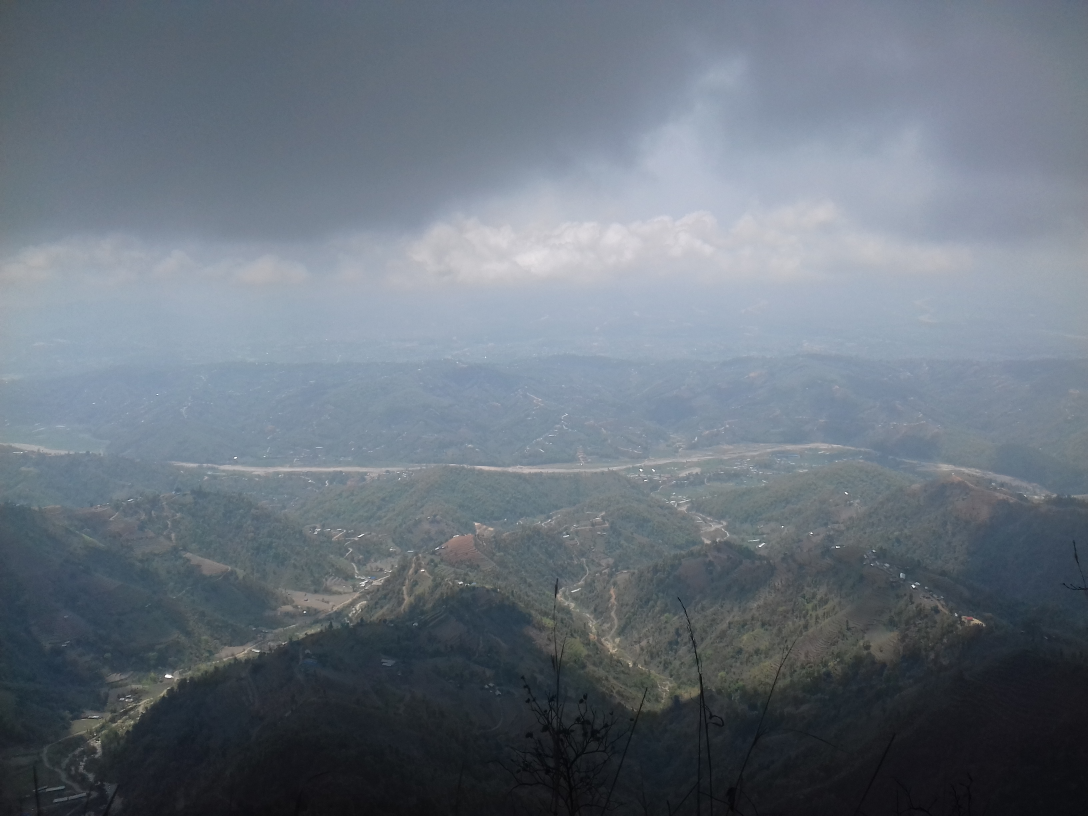
#> input picture Imagens/Cena.jpg, 3264 x 2448 px, found by its file name (shown at 1/3 size)
$ python 'Mudança de Background - Usando Média das Imagens - Versão 1.2.0.py'
#> lines starting #> are read from the running program, lines starting #| are printed output that depends on the picture
#
########################################################################
# Importação das Bibliotecas Necessárias
########################################################################
#
import cv2 as cv

#
########################################################################
# Funções de Apoio
########################################################################
#
def running_average(bg_img, image, aweight):
    if bg_img is None:
        bg_img = image.copy().astype("float")
    else:
        cv.accumulateWeighted(image, bg_img, aweight)
    return bg_img

#
########################################################################
# Definições Gerais
########################################################################
#
ClearCmd = "clear"  # Em Ambiente Windows deve ser usado cls
DirBase = "LocalCV/"
NomeJanela = "Video Base"
NomeImagem = "Cena.jpg"
CaminhoBase = "/home/asoares/" + DirBase
NomeJanela = "Leitura de Vídeo"
NomeVideo = "PessoaSentada.mp4"
CaminhoVideo= CaminhoBase + "Videos/"
CaminhoImagem = CaminhoBase + "Imagens/"

# read camera feed
Video = cv.VideoCapture(0)
notify_num = 200 # up to how many frames to take background average.
frame_count=0 # a variable to count current frame

aweight = 0.5 # variable used to take average
bg = None # background image
take_bg=True #

fsize = (520, 720)
scene = cv.imread ( CaminhoImagem + NomeImagem, cv.IMREAD_COLOR)
#> scene is the input picture: shape (2448, 3264, 3); mean B, G, R 125.3, 114.8, 105.2
scene = cv.resize(scene, (fsize[1], fsize[0])) # resize scene to the size of frame
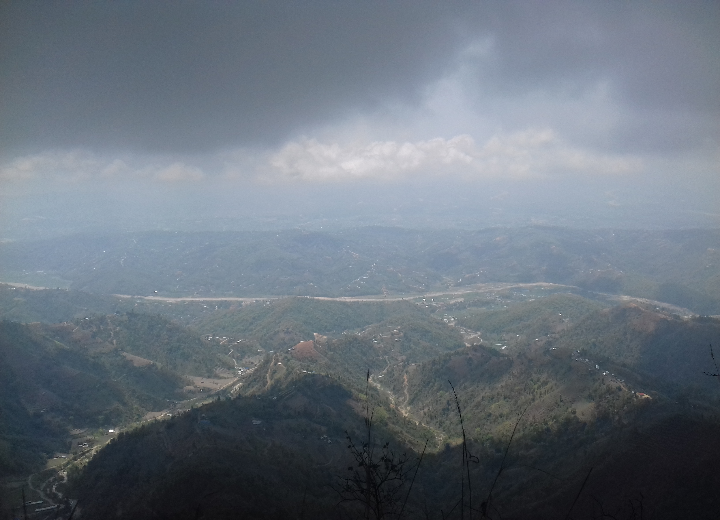
#> scene: shape (520, 720, 3); mean B, G, R 125.1, 114.6, 105.1

left,top,right,bottom=(400, 20, 630, 300)


while True: # loop until termination
    ret, frame = Video.read() # read frame
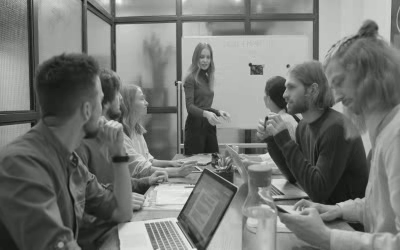
#> input picture frame 52 of Videos/EscritorioVermelho.mp4, 400 x 250 px, given in place of the camera
#> frame is the input picture: shape (250, 400, 3); mean B, G, R 115.6, 118.6, 116.6
    frame= cv.flip(frame, 1) # flip the frame to make frame like mirror image
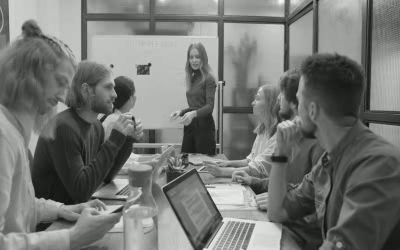
#> frame: shape (250, 400, 3); mean B, G, R 115.6, 118.6, 116.6
    frame = cv.resize(frame, (fsize[1], fsize[0]))
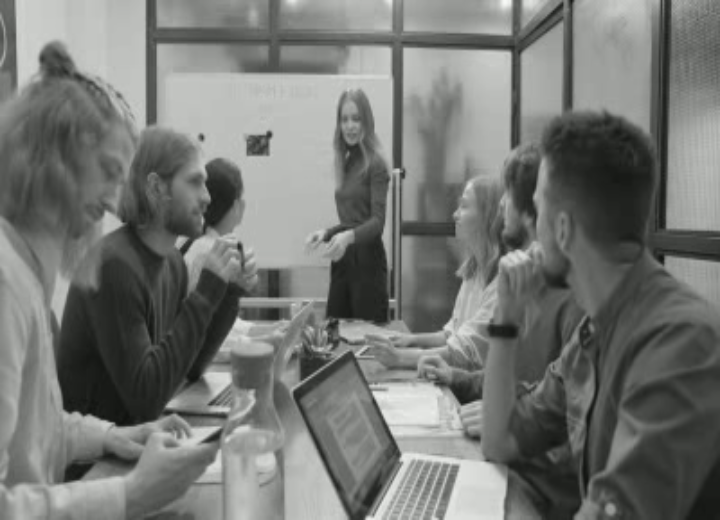
#> frame: shape (520, 720, 3); mean B, G, R 115.5, 118.5, 116.5

    clone = frame.copy() # make a local copy of frame

    gray = cv.cvtColor(clone, cv.COLOR_BGR2GRAY) # convert frame to grayscale
    gray = cv.medianBlur(gray, 5) # add some median blur to remove Salt and Pepper noise


    key = cv.waitKey(1) & 0xFF # listen for the key event
#> (key Esc is pressed here)

    roi = gray[top:bottom, left:right]
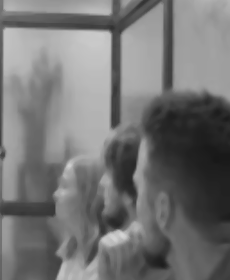
#> roi: shape (280, 230); min 24, max 212, mean 116

    roi = cv.resize(roi, (fsize[1], fsize[0]))
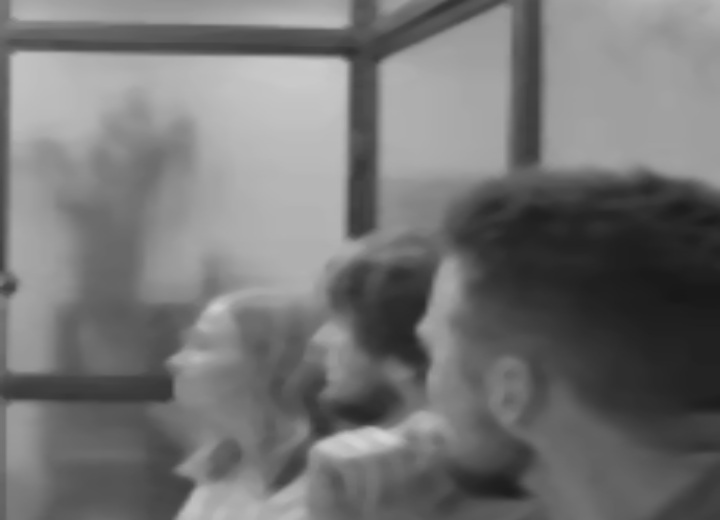
#> roi: shape (520, 720); min 24, max 212, mean 115.9

    if key == 27: # if hit escape key
        break # break out of the loop


    if take_bg == True and notify_num>frame_count: # condition to take a background average
        txt = f"Taking background, Hold Still: {str(notify_num-frame_count)}"

        cv.putText(clone, txt, (10, 50),
                                           cv.FONT_HERSHEY_SIMPLEX, 1, (0, 0, 255), 2)
        cv.rectangle(clone, (left, top), (right, bottom), (0, 0, 255), 1)
        bg=running_average(bg, roi, aweight) # call the running average function to get the average on each frame
    else:
        take_bg= False # don't take background average now!
        frame_count=0 # set frame count to 0

        diff = cv.absdiff(bg.astype("uint8"), gray) # get the absolute difference of background image and current image
        diff[diff<40]=0 # threshold it little bit
        cv.imshow("diff", diff.astype("uint8"))
        f = clone.copy() # again make a loval copy
        f[diff==0] = scene[diff==0] # image masking !!!!!
        cv.imshow("Subtraction", f) # show the background subtracted image.


    frame_count+=1
    cv.imshow("Output", clone)
Video.release()
cv.destroyAllWindows()

########################################################################
# FIM DO PROGRAMA
########################################################################
